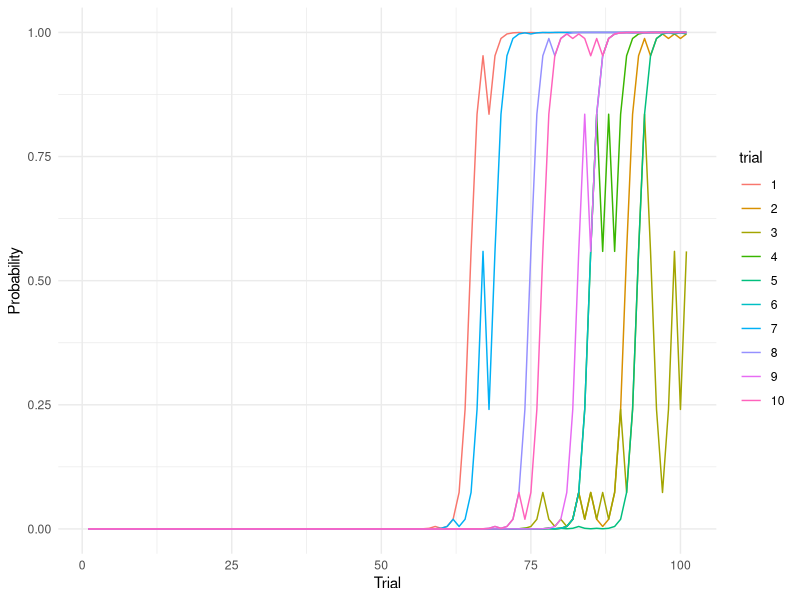

The R script that drew this image:
## ---- chunk 1
require(tidyverse)
set.seed(50)
big_data <- c()
for (trial in 1:10){
highprob <- c(10^(-30))
flip_outcome <- sample(1:5,100,replace = T)

for (flips in 1:100){
  x <- highprob[flips]
  if (flip_outcome[flips] == 1){
    y <- 0.2 * x / (0.2 * x + 0.8 * (1-x))
  }  
  if (flip_outcome[flips] > 1){
    y <- 0.8 * x / (0.2 * (1-x) + 0.8 * x)
  }  
  highprob <- c(highprob, y)
}
t <- enframe(highprob) %>% mutate(trial = as.factor(trial))
big_data <- bind_rows(big_data, t)
}
ggplot(big_data, aes(x = name, y = value, color = trial, group = trial)) + 
  geom_line() + 
  labs(x = "Trial", y = "Probability") +
  theme_minimal()
